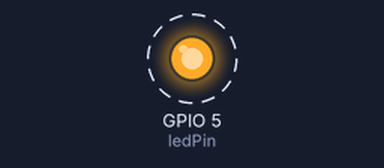
A sketch run on a simulated ESP32. Parts: output pins drawn as LEDs (lit = HIGH). Dashed ring = blinking. What the sketch prints to the serial monitor is not drawn.

Above: at 0.2 s.
Timing chart, 0 to 3.0 s (numbered marks = the images above):
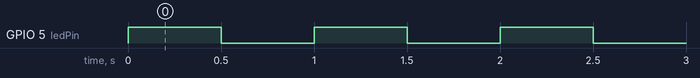

The sketch:

esp32_blink.ino
```cpp
int ledPin = 5;

void setup()
{
    pinMode(ledPin, OUTPUT);
    Serial.begin(115200);
}

void loop()
{
    Serial.println("Hello, what?!");
    digitalWrite(ledPin, HIGH);
    delay(500);
    digitalWrite(ledPin, LOW);
    delay(500);
}
```

Measured:
- by itself, GPIO 5 (ledPin): alternates HIGH for 0.50 s and LOW for 0.50 s
